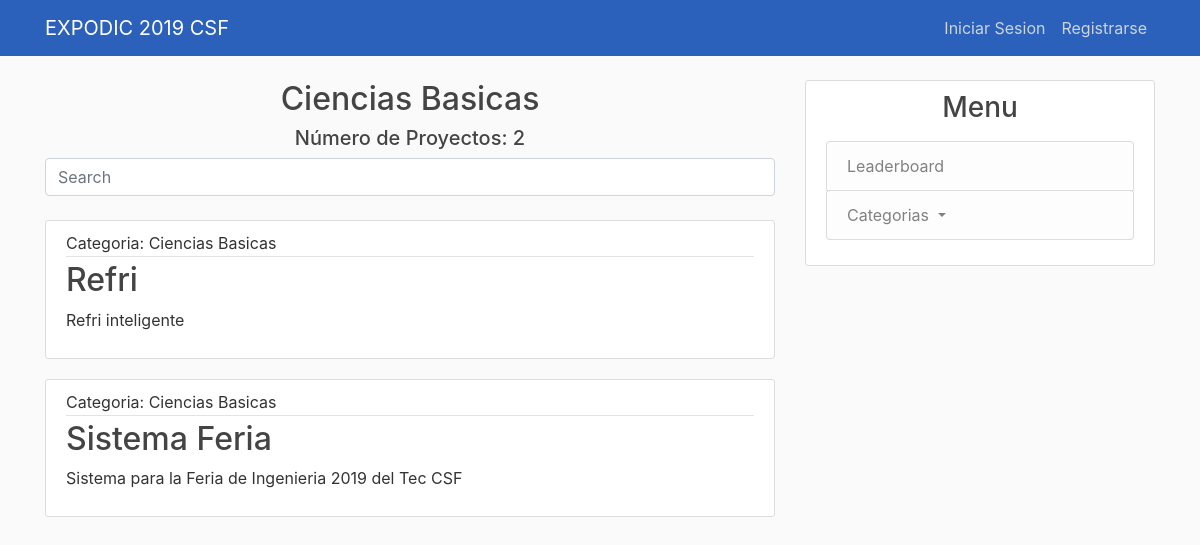
Before: /categoria/CB/ with the older database file.
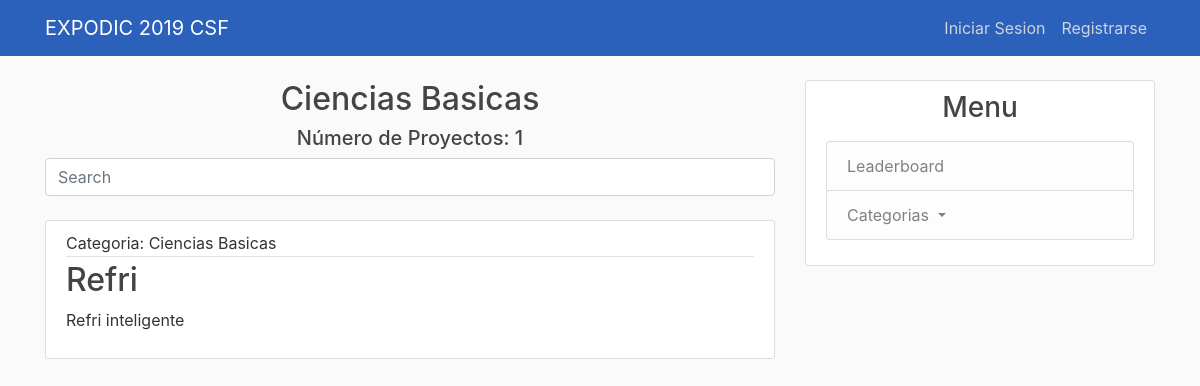
After: the same page with the newer database file.
### feria_ing/models.py (models this page shows, shortened)
class Project(models.Model):
    id = models.IntegerField(primary_key=True)
    nombre = models.CharField(max_length=140)
    descripcion = models.TextField()
    categorias = models.ForeignKey(
        Categoria,
        on_delete = models.SET_NULL,
        null = True
    )
    requierements = models.CharField(max_length=140, verbose_name= ('Requerimientos'))
    evaluaciones = models.IntegerField()

class Categoria(models.Model):
    abreviacion = models.CharField(max_length=7, primary_key=True)
    nombre = models.CharField(max_length=100)
    num_proyectos = models.IntegerField()
    def __str__(self):
        return self.nombre

### feria_ing/views.py (the view)
# urls.py: path('categoria/<str:categoria>/', views.cat_projs, name="categoria"),
def cat_projs(request, categoria):
    proj_list_by_cat = Project.objects.filter(categorias = categoria)
    count = proj_list_by_cat.count()
    name = Categoria.objects.get(abreviacion = categoria)
    list_al = Alumno.objects.all()
    prof_list = Profesor.objects.all()
    ld_user = request.user
    mat = ld_user.username.split('@')[0]
    print(mat)
    current_user = None
    for al in list_al:
            if al.matricula == mat:
                current_user = al
    if current_user:
        type = True #Es alumno
    else:
        type= False
    for prof in prof_list:
        if prof.matricula == mat:
                current_user = prof
    context = {
        'projects': proj_list_by_cat,
        'user_current': current_user,
        'type': type,
        'name': name,
        'count': count
    }
    return render(request, 'feria_ing/project_by_cat.html', context)

### feria_ing/templates/feria_ing/project_by_cat.html
{% extends "feria_ing/base.html" %}
{% block content %}
<h2 style="text-align: center;"> {{name}} </h2>
<h5 style="text-align: center;"> Número de Proyectos: {{count}} </h5>
  <form method="GET" action = "{% url 'feria_ing-search' %}">
      <input name = "q" class="form-control" type="text" placeholder="Search" aria-label="Search">
  </form>
  <br>
    {% for project in projects %}
        <article class="media content-section">
          <div class="media-body">
            <div class="article-metadata">
                Categoria: {{ project.categorias }}
            </div>
            <h2><a class="article-title" href="{% url 'project-detail' project.id %}">{{ project.nombre }}</a></h2>
            <p class="article-content">{{ project.descripcion }}</p>
          </div>
        </article>
    {% endfor %}
{% endblock content %}

Changed rows visible on the page:
removed Project: categorias "Ciencias Basicas", nombre "Sistema Feria", descripcion "Sistema para la Feria de Ingenieria 2019 del Tec CSF"
Other visible differences:
{{ count }}: "2" → "1"
